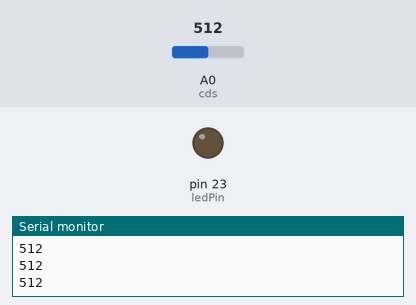
Simulated run of this sketch. Board: Arduino Mega 2560, built with avr-gcc and run on an emulated ATmega2560. Parts: output pins drawn as LEDs (lit = HIGH), the last lines printed to the serial monitor. Inputs (shaded band) come from the test bench; at power-on: A0 (cds) = 512.

Above: at 1.3 s.
1.4 s: A0 (cds) set to 990
2.9 s: A0 (cds) set to 1019
At 3.7 s:
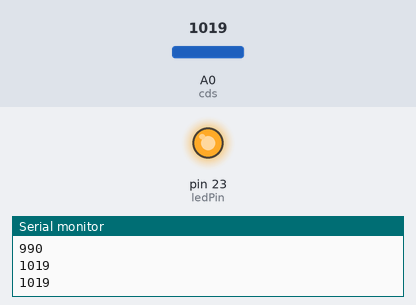
4.5 s: A0 (cds) set to 900
At 4.8 s:
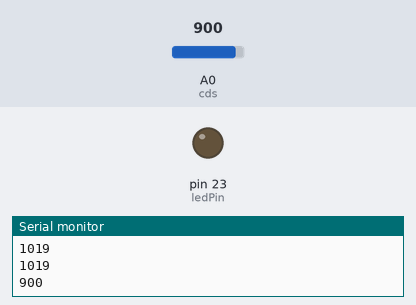
6.0 s: A0 (cds) set to 1010
At 7.2 s:
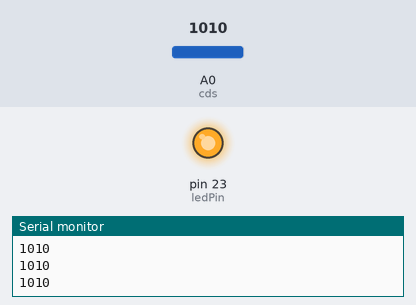
Timing chart, 0 to 8.5 s (numbered marks = the images above; inputs shaded):
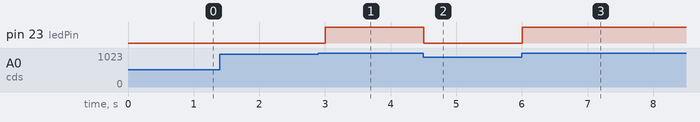

The sketch:

cds_led_on_off.ino
```cpp
int ledPin = 23;
int cds = A0;

void setup() {
  Serial.begin(9600);
  pinMode(ledPin, OUTPUT);
}
void loop() {

  int cdsvalue = analogRead(cds);
  Serial.println(cdsvalue);

  if(cdsvalue>1000){
    digitalWrite(ledPin,HIGH );

  }
  else{
  digitalWrite(ledPin, LOW);

  }
  delay(500);
}
```

Measured:
- the behaviour switches between 1000 and 1001 on A0 (cds) (found by bisection; images 0 and 1)
- after the input at 2.9 s, pin 23 (ledPin): LOW → HIGH after 0.10 s
- after the input at 4.5 s, pin 23 (ledPin): HIGH → LOW at once
- after the input at 6.0 s, pin 23 (ledPin): LOW → HIGH at once
